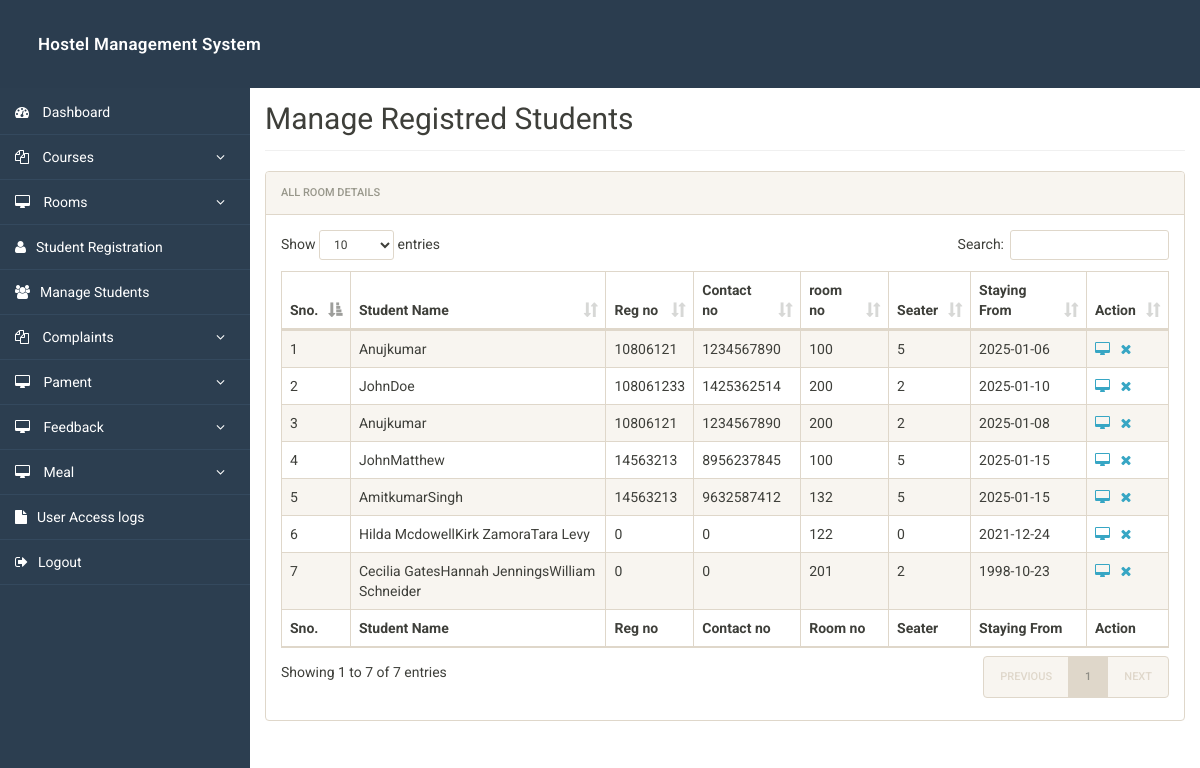
Page /admin/manage-students.php (signed in) on the committed database.
### tables this page shows
CREATE TABLE `registration` (
  `id` int(11) NOT NULL,
  `roomno` int(11) DEFAULT NULL,
  `seater` int(11) DEFAULT NULL,
  `feespm` int(11) DEFAULT NULL,
  `foodstatus` int(11) DEFAULT NULL,
  `stayfrom` date DEFAULT NULL,
  `duration` int(11) DEFAULT NULL,
  `course` varchar(500) DEFAULT NULL,
  `regno` int(11) DEFAULT NULL,
  `firstName` varchar(500) DEFAULT NULL,
  `middleName` varchar(500) DEFAULT NULL,
  `lastName` varchar(500) DEFAULT NULL,
  `gender` varchar(250) DEFAULT NULL,
  `contactno` bigint(11) DEFAULT NULL,
  `emailid` varchar(500) DEFAULT NULL,
  `egycontactno` bigint(11) DEFAULT NULL,
  `guardianName` varchar(500) DEFAULT NULL,
  `guardianRelation` varchar(500) DEFAULT NULL,
  `guardianContactno` bigint(11) DEFAULT NULL,
  `corresAddress` varchar(500) DEFAULT NULL,
  `corresCIty` varchar(500) DEFAULT NULL,
  `corresState` varchar(500) DEFAULT NULL,
  `corresPincode` int(11) DEFAULT NULL,
  `pmntAddress` varchar(500) DEFAULT NULL,
  `pmntCity` varchar(500) DEFAULT NULL,
  `pmnatetState` varchar(500) DEFAULT NULL,
  `pmntPincode` int(11) DEFAULT NULL,
  `postingDate` timestamp NULL DEFAULT current_timestamp(),
  `updationDate` varchar(500) DEFAULT NULL
);

### admin/manage-students.php (the view, shortened to what this page needs)
<?php
include('includes/config.php');
?>
<!doctype html>
<html lang="en" class="no-js">
<head>
	<link rel="stylesheet" href="css/font-awesome.min.css">
	<link rel="stylesheet" href="css/bootstrap.min.css">
	<link rel="stylesheet" href="css/dataTables.bootstrap.min.css">
	<link rel="stylesheet" href="css/bootstrap-social.css">
	<link rel="stylesheet" href="css/bootstrap-select.css">
	<link rel="stylesheet" href="css/fileinput.min.css">
	<link rel="stylesheet" href="css/awesome-bootstrap-checkbox.css">
	<link rel="stylesheet" href="css/style.css">
</head>
<body>
	<?php include('includes/header.php');?>
	<div class="ts-main-content">
			<?php include('includes/sidebar.php');?>
		<div class="content-wrapper">
			<div class="container-fluid">
				<div class="row">
					<div class="col-md-12">
						<h2 class="page-title" style="margin-top:4%">Manage Registred Students</h2>
						<div class="panel panel-default">
							<div class="panel-heading">All Room Details</div>
							<div class="panel-body">
								<table id="zctb" class="display table table-striped table-bordered table-hover" cellspacing="0" width="100%">
									<thead>
										<tr>
											<th>Sno.</th>
											<th>Student Name</th>
											<th>Reg no</th>
											<th>Contact no </th>
											<th>room no  </th>
											<th>Seater </th>
											<th>Staying From </th>
											<th>Action</th>
										</tr>
									</thead>
									<tfoot>
										<tr>
											<th>Sno.</th>
											<th>Student Name</th>
											<th>Reg no</th>
											<th>Contact no </th>
											<th>Room no  </th>
											<th>Seater </th>
											<th>Staying From </th>
											<th>Action</th>
										</tr>
									</tfoot>
									<tbody>
<?php
$ret="select * from registration";
$stmt= $mysqli->prepare($ret) ;
$stmt->execute() ;
$res=$stmt->get_result();
$cnt=1;
while($row=$res->fetch_object())
	  {
	  	?>
<tr><td><?php echo $cnt;;?></td>
<td><?php echo $row->firstName;?><?php echo $row->middleName;?><?php echo $row->lastName;?></td>
<td><?php echo $row->regno;?></td>
<td><?php echo $row->contactno;?></td>
<td><?php echo $row->roomno;?></td>
<td><?php echo $row->seater;?></td>
<td><?php echo $row->stayfrom;?></td>
<td>
<a href="student-details.php?regno=<?php echo $row->regno;?>" title="View Full Details"><i class="fa fa-desktop"></i></a>&nbsp;&nbsp;
<a href="manage-students.php?del=<?php echo $row->regno;?>" title="Delete Record" onclick="return confirm('Do you want to delete');"><i class="fa fa-close"></i></a></td>
										</tr>
									<?php
$cnt=$cnt+1;
									 } ?>
									</tbody>
								</table>
							</div>
						</div>
					</div>
				</div>
			</div>
		</div>
	</div>
</body>
</html>

### admin/css/style.css (style rules this page uses)
html { font-size: 14px; }
@media only screen and (min-width: 480px) { html { font-size: 17px; } }
@media only screen and (min-width: 768px) { html { font-size: 14px; } }
body { font-size: 1em; }
a { color: #37a6c4; }
.panel { overflow: hidden; }
.page-title { padding-bottom: 15px; margin-bottom: 20px; border-bottom: 1px solid #f0f0f0; }
.ts-main-content .content-wrapper { padding-top: 15px; margin-top: 50px !important; }
@media only screen and (min-width: 992px) { .ts-main-content .content-wrapper { margin-left: 250px; } }

### rows in the picture
registration: firstName "Anuj", lastName "kumar", regno "10806121", contactno "1234567890", roomno "100", seater "5", stayfrom "2025-01-06"
registration: firstName "John", lastName "Doe", regno "108061233", contactno "1425362514", roomno "200", seater "2", stayfrom "2025-01-10"
registration: firstName "Anuj", lastName "kumar", regno "10806121", contactno "1234567890", roomno "200", seater "2", stayfrom "2025-01-08"
registration: firstName "John", lastName "Matthew", regno "14563213", contactno "8956237845", roomno "100", seater "5", stayfrom "2025-01-15"
registration: firstName "Amit", middleName "kumar", lastName "Singh", regno "14563213", contactno "9632587412", roomno "132", seater "5", stayfrom "2025-01-15"
registration: firstName "Hilda Mcdowell", middleName "Kirk Zamora", lastName "Tara Levy", regno "0", contactno "0", roomno "122", seater "0", stayfrom "2021-12-24"
registration: firstName "Cecilia Gates", middleName "Hannah Jennings", lastName "William Schneider", regno "0", contactno "0", roomno "201", seater "2", stayfrom "1998-10-23"
